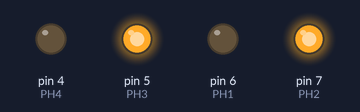
Bench run of a sketch on a simulated Arduino Uno, built with avr-gcc and run on an emulated ATmega328P. Shown: output pins drawn as LEDs (lit = HIGH).

Above: at 0.1 s.
Timing chart, 0 to 1.6 s (numbered marks = the images above):
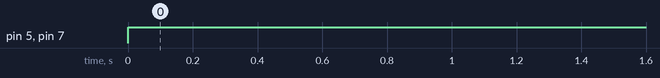

The sketch:

PontH.ino
```cpp
/*
 * Sketch para controle direcional de motor DC utilizando a ponte H.
 *
 * by professor Junioir
 */

//MOTOR A
int PH1 = 6;
int PH2 = 7;


//MOTOR B
int PH3 = 5;
int PH4 = 4;


void setup() {
  pinMode (PH1, OUTPUT);
  pinMode (PH2, OUTPUT);
  pinMode (PH3, OUTPUT);
  pinMode (PH4, OUTPUT);
}

void loop() {
  digitalWrite(PH1, LOW);//O ESTADO HIGH, ACIONA O MOTOR A EM UMA DIREÇÃO.
  digitalWrite(PH2,HIGH);

  digitalWrite(PH3, HIGH);//O ESTADO HIGH, ACIONA O MOTO B EM UMA DIREÇÃO.
  digitalWrite(PH4, LOW);
  delay(400000000); //mantem o giro do motor por 4 segundos.

  digitalWrite(PH3, LOW);//O ESTADO HIGH, ACIONA O MOTOR A EM UMA DIREÇÃO.
  digitalWrite(PH4,LOW);
  delay(4000);

}


//#EOF
```

Measured:
- by itself, pin 5 (PH3), pin 7 (PH2): LOW → HIGH at 0.00 s
